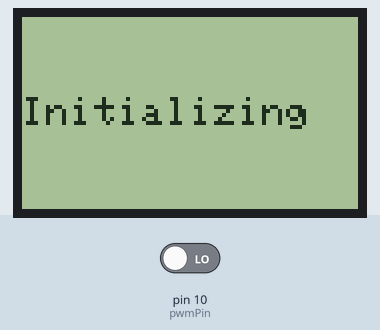
This sketch was run on a simulated Arduino Uno, built with avr-gcc and run on an emulated ATmega328P. Parts: 84×48 one-colour display. Inputs (shaded band) come from the test bench; at power-on: pin 10 (pwmPin) LOW.

Above: at 1.1 s.

The sketch:

mh-z19b-read-from-pwm-input-sketch.ino
```cpp
// (licence header left out)
#include <Adafruit_GFX.h>
#include <Adafruit_PCD8544.h>
Adafruit_PCD8544 display = Adafruit_PCD8544(7, 6, 5, 4, 3); //pins description are above
#define pwmPin 10

int prevValue = LOW;
long th, tl, h, l, ppm = 0;

void setup() {
  Serial.begin(9600);
  pinMode(pwmPin, INPUT);
  initDisplay();
  putCo2ValueOnDisplay("---");
  putMessageOnDisplay("Initializing");
  invalidateDisplay();
}


void loop()
{
  clearDisplay();
  readCo2SensorValueToCo2Response();
  putOnDisplaySensorDataAndMessage(ppm);
  invalidateDisplay();

  delay(1000);//timeout between reads - 1 second
}


void readCo2SensorValueToCo2Response() {
  long timeMillisec = millis();
  int pwmValue = digitalRead(pwmPin);

  if (pwmValue == HIGH) {
    if (pwmValue != prevValue) {
      h = timeMillisec;
      tl = h - l;
      prevValue = pwmValue;
    }
    return;
  }
  if (pwmValue != prevValue) {
    l = timeMillisec;
    th = l - h;
    prevValue = pwmValue;
    ppm = 5000 * (th - 2) / (th + tl - 4);
  }
}

void putOnDisplaySensorDataAndMessage(unsigned int ppm) {
  if (ppm == 0) {
    putMessageOnDisplay("Initializing");
    return;
  }

  Serial.println(ppm);
  if (ppm <= 300 || ppm > 4900) {
    putCo2ValueOnDisplay("*****");
    putMessageOnDisplay("No valid CO2 data");
    return;
  }

  putCo2ValueOnDisplay(String(ppm));
  if (ppm < 450) {
    putMessageOnDisplay("Very good");
    return;
  }
  if (ppm < 600) {
    putMessageOnDisplay("Good");
    return;
  }
  if (ppm < 1000) {
    putMessageOnDisplay("Acceptable");
    return;
  }
  if (ppm < 2500) {
    putMessageOnDisplay("Bad");
    return;
  }
  putMessageOnDisplay("Health risk");
}

void putCo2ValueOnDisplay(String ppmValueText) {
  putOnDisplay("CO2: " + String(ppmValueText) + " ppm", 1, 0, 0);
}

void putMessageOnDisplay(String text) {
  putOnDisplay(text, 1, 0, 20);
}

void putOnDisplay(String text, int textSize, int posX, int posY) {
  display.setTextSize(textSize);
  display.setTextColor(BLACK);
  display.setCursor(posX, posY);
  display.print(text);
}

void invalidateDisplay() {
  display.display();
}

void clearDisplay() {
  display.clearDisplay();   // clears the screen and buffer
}

void initDisplay() {
  display.begin();  // init done
  display.setContrast(50); // change the contrast for the best viewing!
  delay(1000);
  clearDisplay();
}
```
